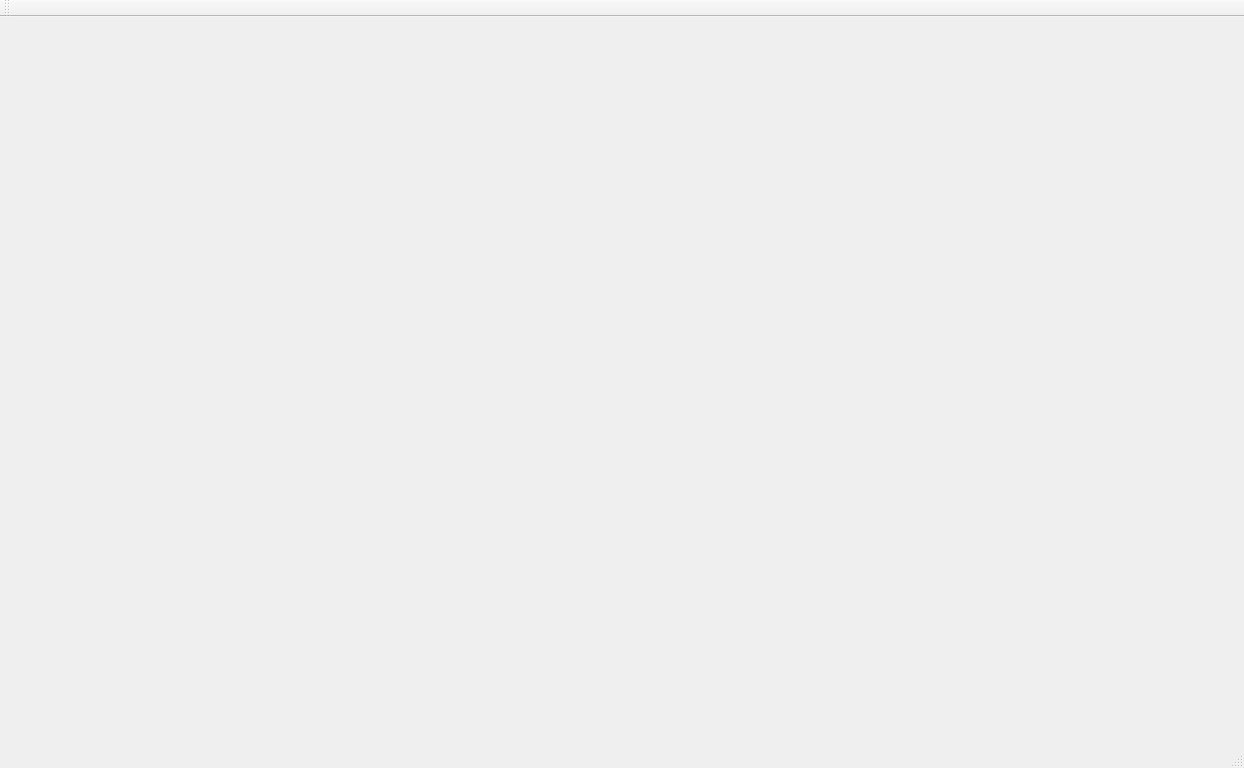
<?xml version="1.0" encoding="UTF-8"?>
<ui version="4.0">
 <class>MapWindow</class>
 <widget class="QMainWindow" name="MapWindow">
  <property name="geometry">
   <rect>
    <x>0</x>
    <y>0</y>
    <width>1244</width>
    <height>768</height>
   </rect>
  </property>
  <property name="windowTitle">
   <string>MapWindow</string>
  </property>
  <widget class="QWidget" name="centralWidget">
   <widget class="QLabel" name="mapImageLabel">
    <property name="geometry">
     <rect>
      <x>10</x>
      <y>10</y>
      <width>721</width>
      <height>731</height>
     </rect>
    </property>
    <property name="text">
     <string/>
    </property>
   </widget>
  </widget>
  <widget class="QMenuBar" name="menuBar">
   <property name="geometry">
    <rect>
     <x>0</x>
     <y>0</y>
     <width>1244</width>
     <height>21</height>
    </rect>
   </property>
  </widget>
  <widget class="QToolBar" name="mainToolBar">
   <attribute name="toolBarArea">
    <enum>TopToolBarArea</enum>
   </attribute>
   <attribute name="toolBarBreak">
    <bool>false</bool>
   </attribute>
  </widget>
  <widget class="QStatusBar" name="statusBar"/>
 </widget>
 <layoutdefault spacing="6" margin="11"/>
 <resources/>
 <connections/>
</ui>
